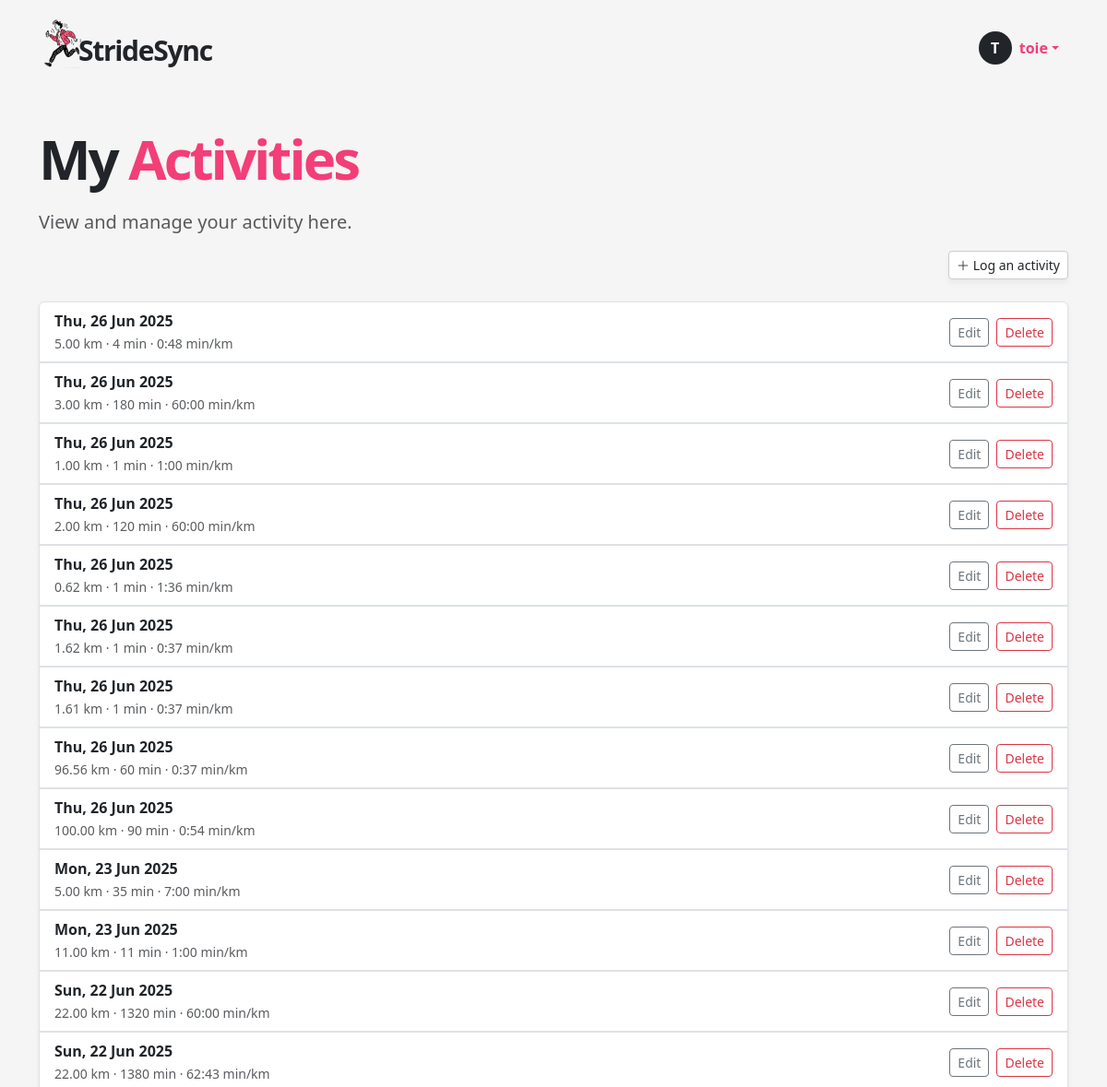
Before: /my-activities (signed in, upper part) with the older database file.
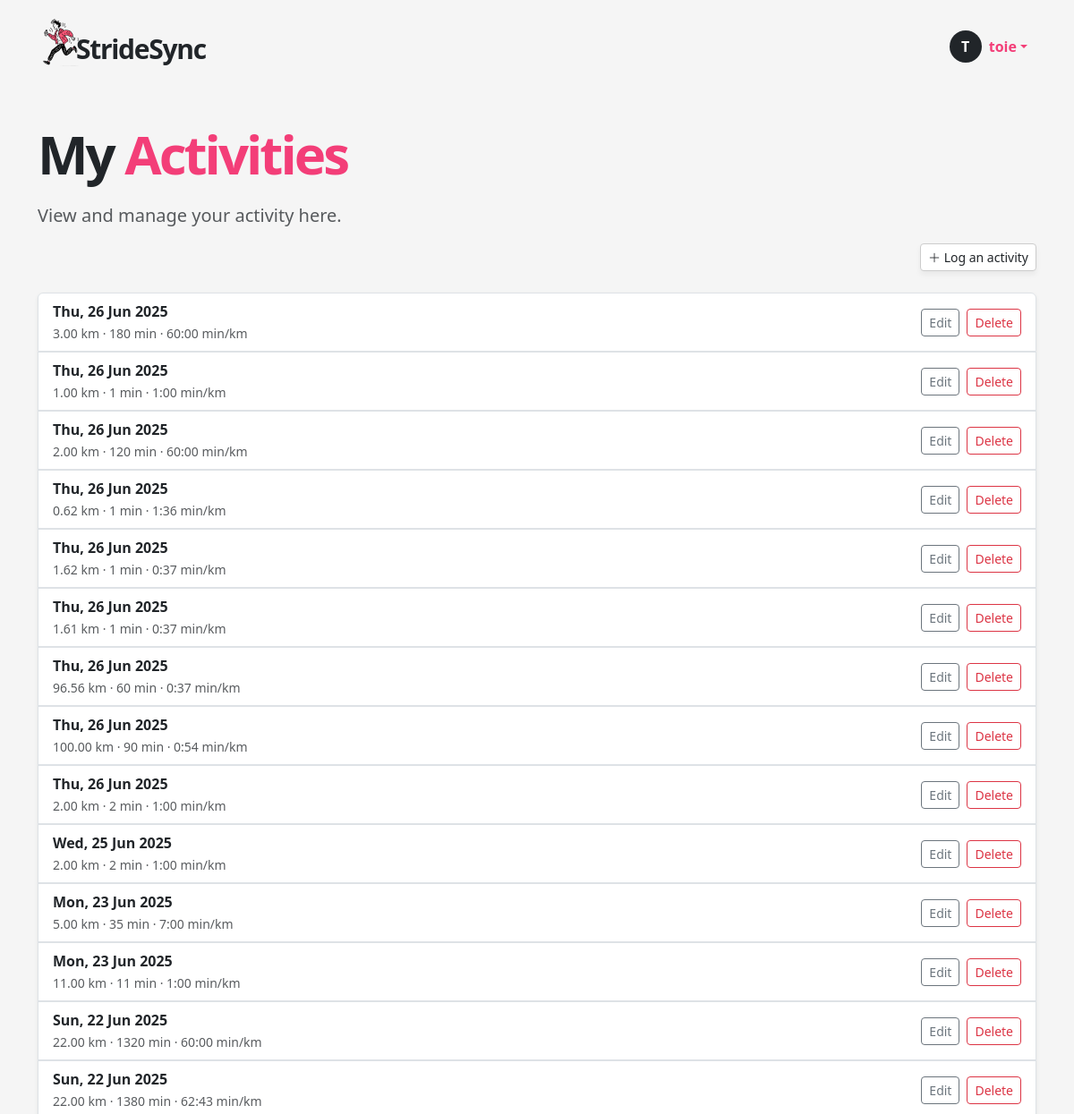
After: the same page with the newer database file.
### app/models.py (models this page shows, shortened)
class User(UserMixin, db.Model):
    __tablename__ = "users"
    id = sa.Column(sa.Integer, primary_key=True)
    email = sa.Column(sa.String(120), unique=True, nullable=False, index=True)
    password_hash = sa.Column(sa.String(256))
    username = sa.Column(sa.String(64), unique=True, nullable=False, index=True)
    role = sa.Column(sa.Enum(UserRole), default=UserRole.USER, nullable=False)
    is_verified = sa.Column(sa.Boolean, default=False)
    verification_token = sa.Column(sa.String(128), nullable=False, default=lambda: secrets.token_urlsafe(32))
    unit_preference = Column(String(2), default='km')  # 'km' or 'mi'
    notify_group_activity = Column(Boolean, default=True)
    is_public_profile = Column(Boolean, default=False)
    reset_token = db.Column(db.String, nullable=True)
    reset_token_expiry = db.Column(db.DateTime, nullable=True)
    runs = so.relationship("Run", back_populates="user", cascade="all, delete-orphan")
    groups = so.relationship("Group", secondary=user_groups, back_populates="members")
    admin_of_groups = so.relationship("Group", secondary=group_admins, back_populates="admins")

class Run(db.Model):
    __tablename__ = "runs"
    id = sa.Column(sa.Integer, primary_key=True)
    date = sa.Column(sa.DateTime(timezone=True), index=True)
    distance = sa.Column(Numeric(precision=8, scale=2))  # replaces sa.Integer
    time = sa.Column(sa.Integer)      # seconds (duration)
    pace = sa.Column(sa.Integer)      # seconds per km
    user_id = sa.Column(sa.Integer, sa.ForeignKey("users.id"), index=True)
    user = so.relationship("User", back_populates="runs")
    groups = so.relationship("Group", secondary=run_groups, back_populates="runs")

### app/routes.py (the view)
@app.route('/my-activities')
@login_required
def my_activities():
    runs = db.session.scalars(
        sa.select(Run).where(Run.user_id == current_user.id).order_by(Run.date.desc())
    ).all()
    form = LogActivityForm()
    form.groups.choices = [(g.id, g.name) for g in current_user.groups]
    edit_form = EditRunForm()
    edit_form.groups.choices = [(g.id, g.name) for g in current_user.groups]
    delete_form = DeleteRunForm()
    return render_template(
        "my_activities.html",
        runs=runs,
        form=form,
        edit_form=edit_form,
        delete_form=delete_form,
        user=current_user
    )

### app/models.py (called while the page is built)
@login.user_loader
def load_user(id):
    return db.session.get(User, int(id))

### app/templates/my_activities.html (shortened to what this page needs)
{% extends "base.html" %}
{% block content %}
<section class="py-5">
  <div class="container">
    <h1 class="display-4 fw-bold mb-4 hero-title">My <span>Activities</span></h1>
    <p class="lead text-muted ">View and manage your activity here.</p>
    <div class="mb-4 justify-content-end d-flex">
      <a href="#" class="btn btn-soft btn-sm" data-bs-toggle="modal" data-bs-target="#logActivityModal">
          <i class="bi bi-plus-lg"></i> Log an activity
        </a>
    </div>
    {% if runs %}
    <div class="list-group shadow-sm">
      {% for run in runs %}
        <div class="list-group-item d-flex justify-content-between align-items-center">
          <div>
            <strong>{{ run.date.strftime('%a, %d %b %Y') }}</strong><br>
            <small class="text-muted">
              {{ run.distance }} km · {{ run.time // 60 }} min ·
              {{ "%d:%02d" % (run.pace // 60, run.pace % 60) }} min/km
            </small>
          </div>
          <div class="d-flex gap-2">
            <button class="btn btn-sm btn-outline-secondary" data-bs-toggle="modal" data-bs-target="#editRunModal{{ run.id }}">Edit</button>
            <button class="btn btn-sm btn-outline-danger" data-bs-toggle="modal" data-bs-target="#deleteRunModal{{ run.id }}">Delete</button>
          </div>
        </div>
                    {% set selected_group_ids = run.groups | map(attribute='id') | list %}
      {% endfor %}
    </div>
    {% else %}
      <p class="text-muted">No runs logged yet. Start by adding a new one.</p>
    {% endif %}
  </div>
</section>
{% endblock %}

### app/templates/base.html (shortened to what this page needs)
<!DOCTYPE html>
<html lang="en">
<head>
  <link href="https://cdn.jsdelivr.net/npm/bootstrap@5.3.6/dist/css/bootstrap.min.css" rel="stylesheet">
  <link href="https://cdn.jsdelivr.net/npm/bootstrap-icons@1.10.5/font/bootstrap-icons.css" rel="stylesheet">
  <link rel="stylesheet" href="{{ url_for('static', filename='style.css') }}">
</head>
<body>
  <header>
    <nav class="navbar">
      <div class="container d-flex justify-content-between align-items-center py-2">
        <a href="/index" class="text-decoration-none logo-container d-flex align-items-center">
          <img src="{{ url_for('static', filename='img/icon.png') }}" width="50px" style="margin-right: -15px !important;" alt="StrideSync logo">
          <p class="logo mb-0 ms-2">StrideSync</p>
        </a>
        <ul class="navbar-nav flex-row align-items-center mb-0 menubox">
          {% if current_user.is_anonymous %}
            <li class="nav-item">
              <a class="btn btn-dark px-4" href="{{ url_for('login') }}">LOGIN</a>
            </li>
          {% else %}
            <li class="nav-item dropdown">
              <a class="nav-link dropdown-toggle d-flex align-items-center" href="#" id="userDropdown" role="button" data-bs-toggle="dropdown" aria-expanded="false">
                <div class="avatar-circle bg-dark text-white rounded-circle d-flex justify-content-center align-items-center me-2" style="width: 36px; height: 36px; font-weight: bold;">
                  {{ current_user.username[0]|upper }}
                </div>
                <span class="fw-semibold text-truncate d-inline-block username-truncate" title="{{ current_user.username }}">
                  {{ current_user.username }}
                </span>
              </a>
            </li>
          {% endif %}
        </ul>
      </div>
    </nav>
  </header>
  <main>
    {% block content %}{% endblock %}
  </main>
</body>
</html>

### app/static/style.css (style rules this page uses)
html, body { height: 100%; margin: 0; display: flex; flex-direction: column; scroll-behavior: smooth; }
body { background-color: #f5f5f5; }
main { flex: 1; }
a { color: #f33e78; }
.logo { font-size: 30px; font-weight: 700; letter-spacing: -1.3px; margin-top: 15px; }
.logo-container { color: unset; }
.hero-title { font-weight: 900 !important; font-size: 60px; letter-spacing: -3px; line-height: 60px; }
.hero-title span { color: #f33e78; }
.btn-soft, .btn-soft-white { background: white; border: 1px solid #ccc; box-shadow: 0 4px 6px rgba(0,0,0,0.05); }
.nav-link { color: #f33e78 !important; }
.menubox { margin-top: 10px; margin-right: 10px; }
.username-truncate { max-width: 100px; overflow: hidden; text-overflow: ellipsis; white-space: nowrap; vertical-align: middle; }

Changed rows visible on the page:
removed Run: date "Thu, 26 Jun 2025", distance "5.00", time "4", pace "0:48"
added Run: date "Thu, 26 Jun 2025", distance "2.00", time "2", pace "1:00"
added Run: date "Wed, 25 Jun 2025", distance "2.00", time "2", pace "1:00"
